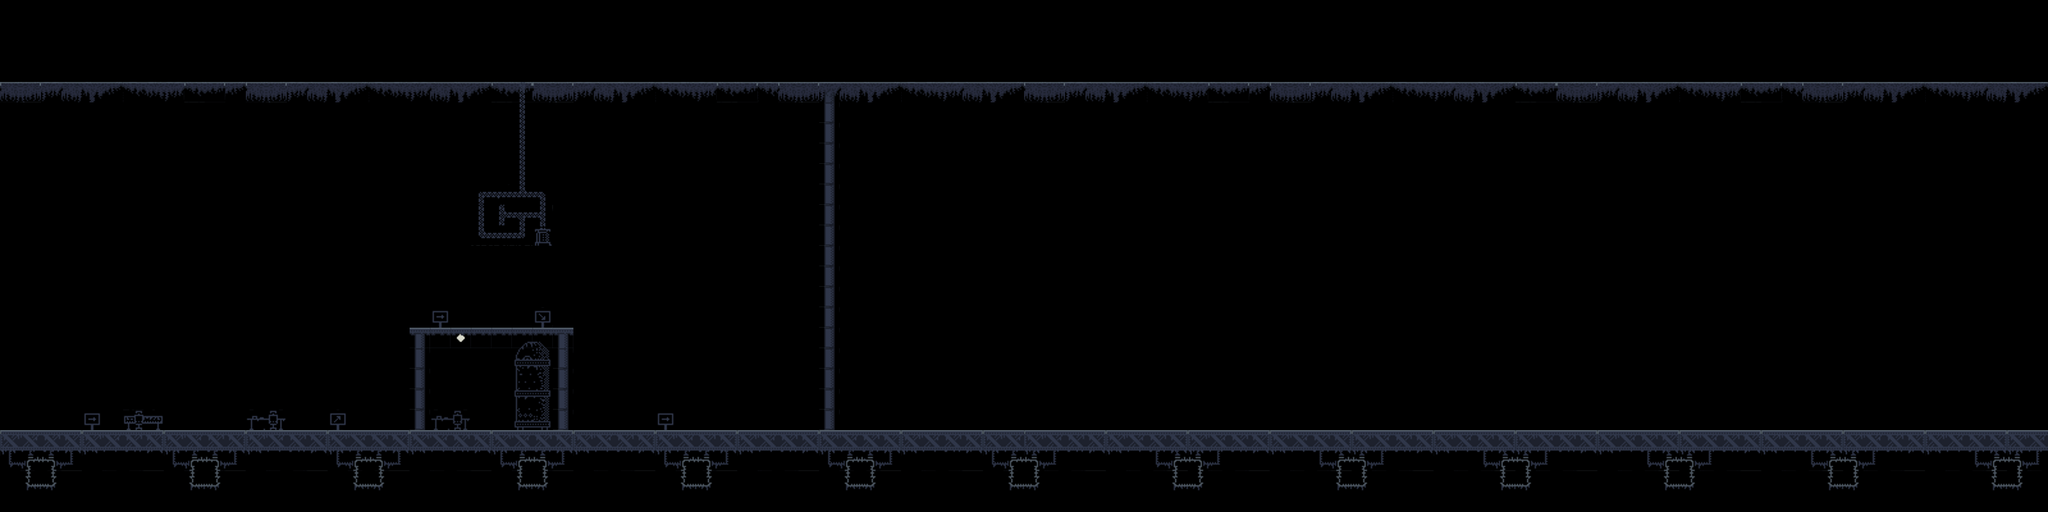

A level layout from a 2D game, rendered from its tile map. Below: a short description, then the map file with tile-grid data replaced by summaries:
An orthogonal 100x25 tile map with 32x32 px tiles, 3 tile layers (BackLayer, WalkableLayer, TopLayer) and 3 objects (StartingPoint, JumpCheckpoint, EndLevelPoint).

<map version="1.2" tiledversion="1.3.1" orientation="orthogonal" renderorder="right-down" compressionlevel="0" width="100" height="25" tilewidth="32" tileheight="32" infinite="0" nextlayerid="5" nextobjectid="4">
 <tileset firstgid="1" name="industrial.v1_32" tilewidth="32" tileheight="32" tilecount="1024" columns="32">
  <image source="Tilesets/Industrial/industrial.v1_32.png" width="1024" height="1024" />
 </tileset>
 <layer id="3" name="BackLayer" width="100" height="25" opacity="0.9">
  <data>[2500 cells, 118 non-empty, 22 distinct tile ids]</data>
 </layer>
 <objectgroup id="4" name="GameObjects">
  <object id="1" name="StartingPoint" x="0" y="608" width="64" height="64" />
  <object id="2" name="JumpCheckpoint" x="704" y="448" width="64" height="64" />
  <object id="3" name="EndLevelPoint" x="1216" y="608" width="64" height="64" />
 </objectgroup>
 <layer id="1" name="WalkableLayer" width="100" height="25">
  <data>[2500 cells, 332 non-empty, 21 distinct tile ids]</data>
 </layer>
 <layer id="2" name="TopLayer" width="100" height="25">
  <data>[2500 cells, 26 non-empty, 19 distinct tile ids]</data>
 </layer>
</map>